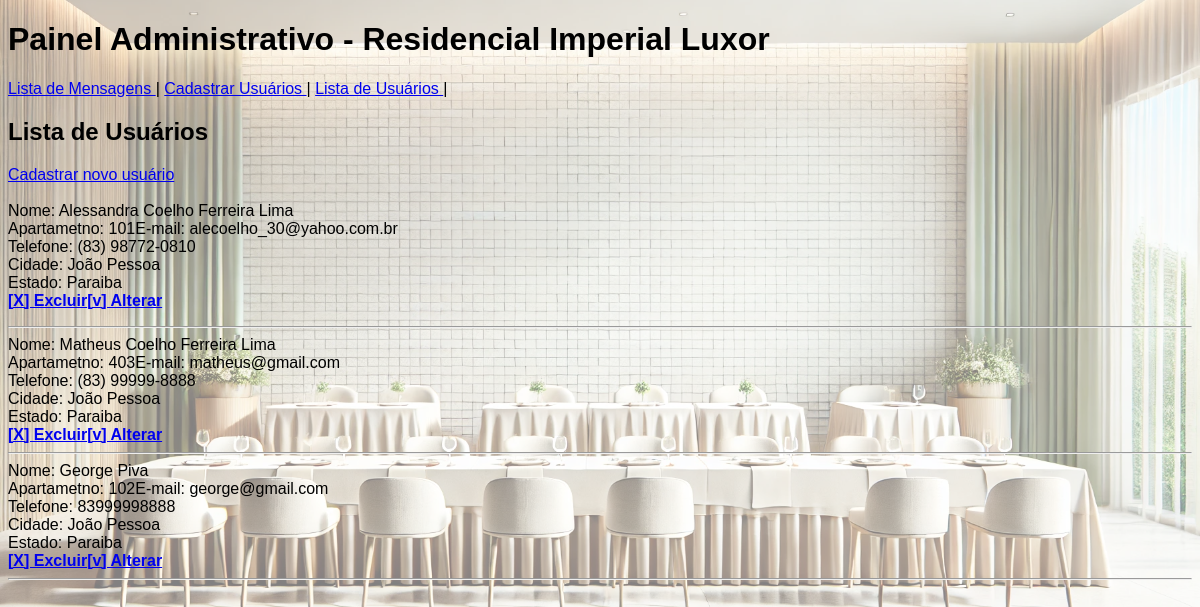
Screenshot of /Projeto_final_web/admin/index.php?pg=lista_usuario with the database file from the repository.
### tables this page shows
CREATE TABLE `usuario` (
  `id` int(11) NOT NULL,
  `nome` varchar(100) DEFAULT NULL,
  `apartamento` int(3) DEFAULT NULL,
  `email` varchar(100) DEFAULT NULL,
  `telefone` varchar(100) DEFAULT NULL,
  `cidade` varchar(100) DEFAULT NULL,
  `estado` varchar(50) DEFAULT NULL,
  `senha` varchar(6) DEFAULT NULL
);

### Projeto_final_web/admin/lista_usuario.php (the view, shortened to what this page needs)
<h2>Lista de Usuários</h2>
<p><a href="pg=form_usuario"> Cadastrar novo usuário </a><br><br>
<?php
    include_once("../config.inc.php");
    $sql = mysqli_query($conexao,"SELECT * FROM usuario");
    while($usuario = mysqli_fetch_array($sql)){
        echo "Nome: $usuario[nome] <br>";
        echo "Apartametno: $usuario[apartamento]";
        echo "E-mail: $usuario[email] <br>";
        echo "Telefone: $usuario[telefone] <br>";
        echo "Cidade: $usuario[cidade] <br>";
        echo "Estado: $usuario[estado] <br>";
        echo "<a href=?pg=excluir_usuario&id=$usuario[id]><b>[X] Excluir</b></a>";
        echo "<a href=?pg=form_altera_usuario&id=$usuario[id]><b>[v] Alterar</b></a>";
        echo "<hr>";
    }

### rows the page displays
usuario: nome "Alessandra Coelho Ferreira Lima", apartamento "101", email "alecoelho_30@yahoo.com.br", telefone "(83) 98772-0810", cidade "João Pessoa", estado "Paraiba"
usuario: nome "Matheus Coelho Ferreira Lima", apartamento "403", email "matheus@gmail.com", telefone "(83) 99999-8888", cidade "João Pessoa", estado "Paraiba"
usuario: nome "George Piva", apartamento "102", email "george@gmail.com", telefone "83999998888", cidade "João Pessoa", estado "Paraiba"
